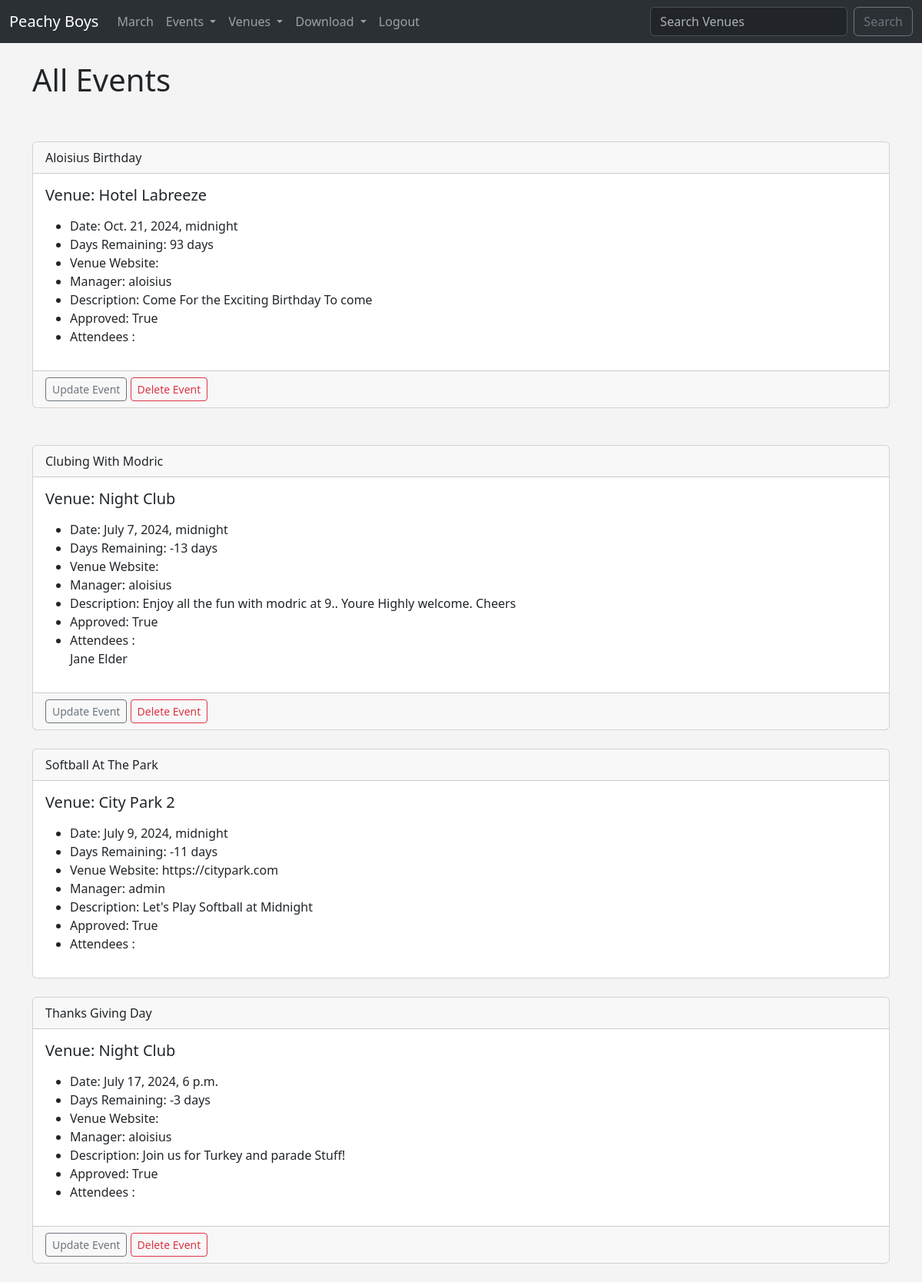
Screenshot of /events/ (signed in) with the database file from the repository.
### events/models.py (models this page shows)
class Event(models.Model):
    name = models.CharField(max_length=120)
    event_date = models.DateTimeField()
    venue = models.ForeignKey(Venue, blank=True, null=True, on_delete=models.CASCADE)
    manager = models.ForeignKey(User, blank=True, null=True, on_delete=models.SET_NULL)
    description = models.TextField(blank=True)
    attendees = models.ManyToManyField(MyClubUser, blank=True)
    approved = models.BooleanField(default=False)
    def __str__(self):
        return self.name
    @property
    def Days_till(self):
        today = date.today()
        days_till = self.event_date.date() - today
        days_till_stripped = str(days_till).split(',', 1)[0]
        return days_till_stripped

class Venue(models.Model):
    name = models.CharField(max_length=120)
    address = models.CharField(max_length=300)
    zip_code =  models.CharField(max_length=15, blank=True)
    phone = models.CharField(max_length=15, blank=True)
    web = models.URLField(blank=True)
    email_address = models.EmailField(blank=True)
    owner = models.IntegerField(blank=False, default=1)
    venue_image = models.ImageField(null=True, blank=True, upload_to='images/')
    def __str__(self):
        return self.name

class MyClubUser(models.Model):
    first_name = models.CharField(max_length=30)
    last_name = models.CharField(max_length=30)
    email = models.EmailField()
    def __str__(self):
        return self.first_name + " " +self.last_name

### events/views.py (the view)
# urls.py: path('events/', views.all_events, name='list-events'),
def all_events(request):
    event_list = Event.objects.all().order_by('name')
    return render(request, 'events/event_list.html', {'event_list':event_list})

### events/templates/events/event_list.html
{% extends 'events/base.html' %}
{% block content %}
    <h1>All Events</h1>
    <br>
        {% for event in event_list %}
        {% if event.approved %}
        <div class="card">
            <div class="card-header">
                {{ event }}
            </div>
            <div class="card-body">
              <h5 class="card-title">Venue: {{ event.venue }}</h5>
              <p class="card-text">
                <ul>
                    <li>Date: {{ event.event_date }}</li>
                    <li>Days Remaining: {{ event.Days_till }}</li>
                    <li>Venue Website: {{ event.venue.web }}</li>
                    <li>Manager: {{ event.manager }}</li>
                    <li>Description: {{ event.description }}</li>
                    <li>Approved: {{ event.approved}}</li>
                    <li>Attendees : <br>
                    {% for user in event.attendees.all  %}
                    {{ user }} <br>
                    {% endfor %}
                </li>
                </ul>
              </p>
            </div>
            {% if user.is_authenticated %}
              {% if user == event.manager %}
              <div class="card-footer text-muted">
                  <a href="{% url 'update-event' event.id %}"
                  class="btn btn-outline-secondary btn-sm">Update Event</a>
                  <a href="{% url 'delete-event' event.id %}"
                  class="btn btn-outline-danger btn-sm">Delete Event</a>
              </div>
              {% endif %}
            {% endif %}
          </div>
          {% endif %}
          <br>
        {% endfor %}
{% endblock %}

### events/templates/events/base.html (style rules this page uses)
body { background: #f4f4f4 !important; }

### rows the page displays
Event: name "Aloisius Birthday", venue "Hotel Labreeze", event_date "Oct. 21, 2024, midnight", Days_till "93 days", manager "aloisius", description "Come For the Exciting Birthday To come", approved "True", shows "Update Event"
Event: name "Clubing With Modric", venue "Night Club", event_date "July 7, 2024, midnight", Days_till "-13 days", manager "aloisius", description "Enjoy all the fun with modric at 9.. Youre Highly welcome. Cheers", approved "True", shows "Update Event"
MyClubUser: first_name+last_name "Jane Elder"
Event: name "Softball At The Park", venue "City Park 2", event_date "July 9, 2024, midnight", Days_till "-11 days", venue.web "https://citypark.com", manager "admin", description "Let's Play Softball at Midnight", approved "True"
Event: name "Thanks Giving Day", venue "Night Club", event_date "July 17, 2024, 6 p.m.", Days_till "-3 days", manager "aloisius", description "Join us for Turkey and parade Stuff!", approved "True", shows "Update Event"
